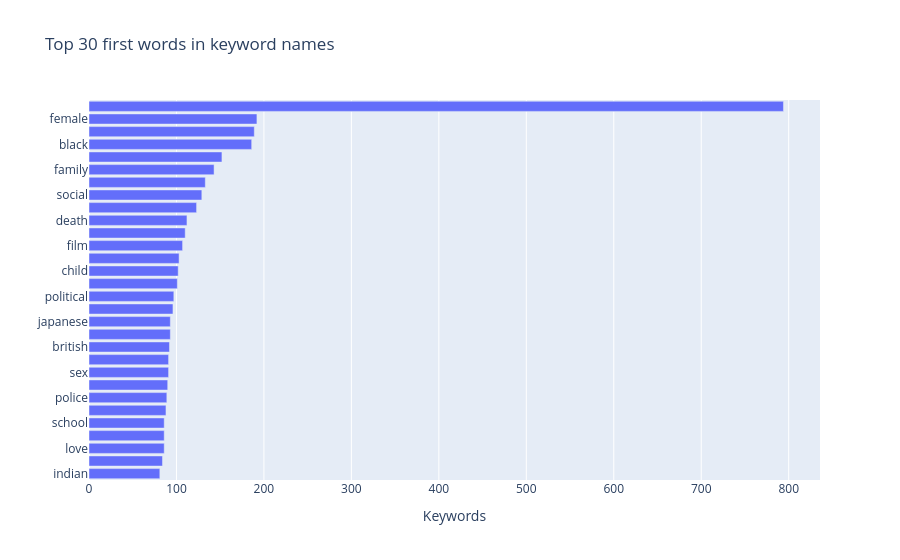

Notebook cell for this chart:
### Code cell
# Top 30 first words — genre / theme signals
first_words = (
    df["name"].str.split().str[0].str.lower()
    .value_counts()
    .head(30)
    .reset_index()
    .rename(columns={"name": "word", "count": "count"})
)

fig = px.bar(
    first_words,
    x="count",
    y="word",
    orientation="h",
    title="Top 30 first words in keyword names",
    labels={"word": "", "count": "Keywords"},
)
fig.update_layout(yaxis={"categoryorder": "total ascending"})
fig.show()

### Figure 1 — Plotly figure (JSON) as saved in the notebook; plotly's stock layout.template omitted (floating-point values rounded to 4 significant figures)
{"data": [{"hovertemplate": "Keywords=%{x}<br>=%{y}<extra></extra>", "legendgroup": "", "marker": {"color": "#636efa", "pattern": {"shape": ""}}, "name": "", "orientation": "h", "showlegend": false, "textposition": "auto", "type": "bar", "x": [794, 192, 189, 186, 152, 143, 133, 129, 123, 112, 110, 107, 103, 102, 101, 97, 96, 93, 93, 92, 91, 91, 90, 89, 88, 86, 86, 86, 84, 81], "xaxis": "x", "y": ["the", "female", "new", "black", "french", "family", "a", "social", "american", "death", "la", "film", "human", "child", "high", "political", "war", "secret", "japanese", "british", "sex", "animal", "lost", "police", "evil", "love", "red", "school", "sexual", "indian"], "yaxis": "y"}], "layout": {"barmode": "relative", "legend": {"tracegroupgap": 0}, "title": {"text": "Top 30 first words in keyword names"}, "xaxis": {"anchor": "y", "domain": [0.0, 1.0], "title": {"text": "Keywords"}}, "yaxis": {"anchor": "x", "categoryorder": "total ascending", "domain": [0.0, 1.0], "title": {"text": ""}}}}
